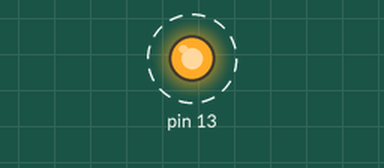
Simulated run of this sketch. Board: Arduino Uno, built with avr-gcc and run on an emulated ATmega328P. On the bench: output pins drawn as LEDs (lit = HIGH). Dashed ring = blinking. What the sketch prints to the serial monitor is not drawn.

Above: at 0.5 s.
Timing chart, 0 to 4.6 s (numbered marks = the images above):
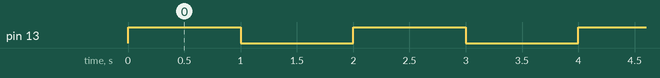

The sketch:

BLINK_1.ino
```cpp
int c,d, dato1, dato2;
void setup() {
  pinMode(13, OUTPUT);
  Serial.begin(9600);
}

void loop() {
  dato1, dato2 = led(1000);
  Serial.print(dato1);
  Serial.print(" ");
  Serial.println(dato2);

}

int led(int tiempo ) {

  digitalWrite(13, HIGH);
  delay(tiempo);
  digitalWrite(13, LOW);
  delay(tiempo);
  c++;
  d=tiempo;
  return c , d;
}
```

Measured:
- by itself, pin 13: alternates HIGH for 1.0 s and LOW for 1.0 s
